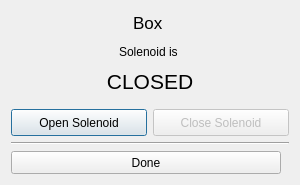
<?xml version="1.0" encoding="UTF-8"?>
<ui version="4.0">
 <class>SolenoidControl</class>
 <widget class="QDialog" name="SolenoidControl">
  <property name="geometry">
   <rect>
    <x>0</x>
    <y>0</y>
    <width>300</width>
    <height>185</height>
   </rect>
  </property>
  <property name="sizePolicy">
   <sizepolicy hsizetype="Fixed" vsizetype="Fixed">
    <horstretch>0</horstretch>
    <verstretch>0</verstretch>
   </sizepolicy>
  </property>
  <property name="maximumSize">
   <size>
    <width>300</width>
    <height>200</height>
   </size>
  </property>
  <property name="windowTitle">
   <string>Solenoid Control</string>
  </property>
  <layout class="QGridLayout" name="gridLayout">
   <item row="0" column="0" rowspan="2" colspan="2">
    <layout class="QVBoxLayout" name="verticalLayout">
     <property name="sizeConstraint">
      <enum>QLayout::SetFixedSize</enum>
     </property>
     <item>
      <widget class="QLabel" name="solenoid_text_2">
       <property name="sizePolicy">
        <sizepolicy hsizetype="Maximum" vsizetype="Maximum">
         <horstretch>0</horstretch>
         <verstretch>0</verstretch>
        </sizepolicy>
       </property>
       <property name="maximumSize">
        <size>
         <width>280</width>
         <height>24</height>
        </size>
       </property>
       <property name="baseSize">
        <size>
         <width>50</width>
         <height>18</height>
        </size>
       </property>
       <property name="font">
        <font>
         <pointsize>13</pointsize>
        </font>
       </property>
       <property name="text">
        <string>Box </string>
       </property>
       <property name="alignment">
        <set>Qt::AlignCenter</set>
       </property>
      </widget>
     </item>
     <item>
      <widget class="QLabel" name="solenoid_text">
       <property name="sizePolicy">
        <sizepolicy hsizetype="Fixed" vsizetype="Fixed">
         <horstretch>0</horstretch>
         <verstretch>0</verstretch>
        </sizepolicy>
       </property>
       <property name="maximumSize">
        <size>
         <width>280</width>
         <height>24</height>
        </size>
       </property>
       <property name="text">
        <string>Solenoid is </string>
       </property>
       <property name="alignment">
        <set>Qt::AlignCenter</set>
       </property>
      </widget>
     </item>
     <item>
      <widget class="QLabel" name="solenoid_Status_Text">
       <property name="sizePolicy">
        <sizepolicy hsizetype="Fixed" vsizetype="Fixed">
         <horstretch>0</horstretch>
         <verstretch>0</verstretch>
        </sizepolicy>
       </property>
       <property name="minimumSize">
        <size>
         <width>0</width>
         <height>17</height>
        </size>
       </property>
       <property name="maximumSize">
        <size>
         <width>280</width>
         <height>24</height>
        </size>
       </property>
       <property name="font">
        <font>
         <pointsize>16</pointsize>
        </font>
       </property>
       <property name="text">
        <string>CLOSED</string>
       </property>
       <property name="alignment">
        <set>Qt::AlignCenter</set>
       </property>
      </widget>
     </item>
     <item>
      <spacer name="verticalSpacer">
       <property name="orientation">
        <enum>Qt::Vertical</enum>
       </property>
       <property name="sizeType">
        <enum>QSizePolicy::Fixed</enum>
       </property>
       <property name="sizeHint" stdset="0">
        <size>
         <width>20</width>
         <height>10</height>
        </size>
       </property>
      </spacer>
     </item>
     <item>
      <layout class="QHBoxLayout" name="horizontalLayout">
       <item>
        <widget class="QPushButton" name="open_Button">
         <property name="minimumSize">
          <size>
           <width>0</width>
           <height>27</height>
          </size>
         </property>
         <property name="maximumSize">
          <size>
           <width>136</width>
           <height>27</height>
          </size>
         </property>
         <property name="text">
          <string>Open Solenoid</string>
         </property>
        </widget>
       </item>
       <item>
        <widget class="QPushButton" name="close_Button">
         <property name="enabled">
          <bool>false</bool>
         </property>
         <property name="minimumSize">
          <size>
           <width>0</width>
           <height>27</height>
          </size>
         </property>
         <property name="maximumSize">
          <size>
           <width>136</width>
           <height>27</height>
          </size>
         </property>
         <property name="text">
          <string>Close Solenoid</string>
         </property>
        </widget>
       </item>
      </layout>
     </item>
     <item>
      <widget class="Line" name="line">
       <property name="orientation">
        <enum>Qt::Horizontal</enum>
       </property>
      </widget>
     </item>
     <item>
      <widget class="QPushButton" name="done_Button">
       <property name="sizePolicy">
        <sizepolicy hsizetype="Fixed" vsizetype="Fixed">
         <horstretch>0</horstretch>
         <verstretch>0</verstretch>
        </sizepolicy>
       </property>
       <property name="maximumSize">
        <size>
         <width>270</width>
         <height>27</height>
        </size>
       </property>
       <property name="text">
        <string>Done</string>
       </property>
      </widget>
     </item>
    </layout>
   </item>
  </layout>
 </widget>
 <resources/>
 <connections/>
</ui>
